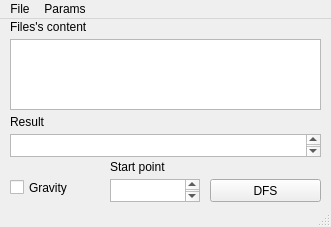
<?xml version="1.0" encoding="UTF-8"?>
<ui version="4.0">
 <class>MainWindow</class>
 <widget class="QMainWindow" name="MainWindow">
  <property name="geometry">
   <rect>
    <x>0</x>
    <y>0</y>
    <width>331</width>
    <height>227</height>
   </rect>
  </property>
  <property name="windowTitle">
   <string>Binary trees</string>
  </property>
  <widget class="QWidget" name="centralWidget">
   <widget class="QLabel" name="label">
    <property name="geometry">
     <rect>
      <x>10</x>
      <y>0</y>
      <width>141</width>
      <height>16</height>
     </rect>
    </property>
    <property name="text">
     <string>Files's content</string>
    </property>
   </widget>
   <widget class="QTextEdit" name="textEdit">
    <property name="geometry">
     <rect>
      <x>10</x>
      <y>20</y>
      <width>311</width>
      <height>71</height>
     </rect>
    </property>
    <property name="readOnly">
     <bool>true</bool>
    </property>
   </widget>
   <widget class="QCheckBox" name="checkBox">
    <property name="geometry">
     <rect>
      <x>10</x>
      <y>160</y>
      <width>60</width>
      <height>17</height>
     </rect>
    </property>
    <property name="text">
     <string>Gravity</string>
    </property>
   </widget>
   <widget class="QTextEdit" name="textEdit_3">
    <property name="enabled">
     <bool>true</bool>
    </property>
    <property name="geometry">
     <rect>
      <x>10</x>
      <y>115</y>
      <width>311</width>
      <height>23</height>
     </rect>
    </property>
    <property name="readOnly">
     <bool>true</bool>
    </property>
   </widget>
   <widget class="QLabel" name="label_3">
    <property name="geometry">
     <rect>
      <x>10</x>
      <y>95</y>
      <width>141</width>
      <height>16</height>
     </rect>
    </property>
    <property name="text">
     <string>Result</string>
    </property>
   </widget>
   <widget class="QPushButton" name="pushButton">
    <property name="geometry">
     <rect>
      <x>210</x>
      <y>160</y>
      <width>111</width>
      <height>23</height>
     </rect>
    </property>
    <property name="text">
     <string>DFS</string>
    </property>
   </widget>
   <widget class="QTextEdit" name="textEdit_4">
    <property name="geometry">
     <rect>
      <x>110</x>
      <y>160</y>
      <width>90</width>
      <height>23</height>
     </rect>
    </property>
   </widget>
   <widget class="QLabel" name="label_4">
    <property name="geometry">
     <rect>
      <x>110</x>
      <y>140</y>
      <width>141</width>
      <height>16</height>
     </rect>
    </property>
    <property name="text">
     <string>Start point</string>
    </property>
   </widget>
  </widget>
  <widget class="QStatusBar" name="statusBar"/>
  <widget class="QMenuBar" name="menuBar">
   <property name="geometry">
    <rect>
     <x>0</x>
     <y>0</y>
     <width>331</width>
     <height>21</height>
    </rect>
   </property>
   <widget class="QMenu" name="menu1">
    <property name="title">
     <string>File</string>
    </property>
    <addaction name="action_5"/>
    <addaction name="action_6"/>
    <addaction name="action_11"/>
    <addaction name="separator"/>
    <addaction name="action_7"/>
    <addaction name="separator"/>
   </widget>
   <widget class="QMenu" name="menu">
    <property name="title">
     <string>Params</string>
    </property>
    <addaction name="action"/>
    <addaction name="action_2"/>
   </widget>
   <addaction name="menu1"/>
   <addaction name="menu"/>
  </widget>
  <action name="action_7">
   <property name="text">
    <string>Exit</string>
   </property>
  </action>
  <action name="action_9">
   <property name="text">
    <string>Считать дерево</string>
   </property>
  </action>
  <action name="action_10">
   <property name="text">
    <string>Открыть второе дерево</string>
   </property>
  </action>
  <action name="action_3">
   <property name="enabled">
    <bool>false</bool>
   </property>
   <property name="text">
    <string>Построить первое дерево</string>
   </property>
  </action>
  <action name="action">
   <property name="text">
    <string>Gravity on</string>
   </property>
  </action>
  <action name="action_2">
   <property name="text">
    <string>Gravity off</string>
   </property>
  </action>
  <action name="action_4">
   <property name="enabled">
    <bool>false</bool>
   </property>
   <property name="text">
    <string>Построить второе дерево</string>
   </property>
  </action>
  <action name="action_11">
   <property name="text">
    <string>Found needed element</string>
   </property>
  </action>
  <action name="action_5">
   <property name="text">
    <string>Open</string>
   </property>
  </action>
  <action name="action_6">
   <property name="text">
    <string>Construct the graph</string>
   </property>
  </action>
 </widget>
 <layoutdefault spacing="6" margin="11"/>
 <resources/>
 <connections/>
</ui>
